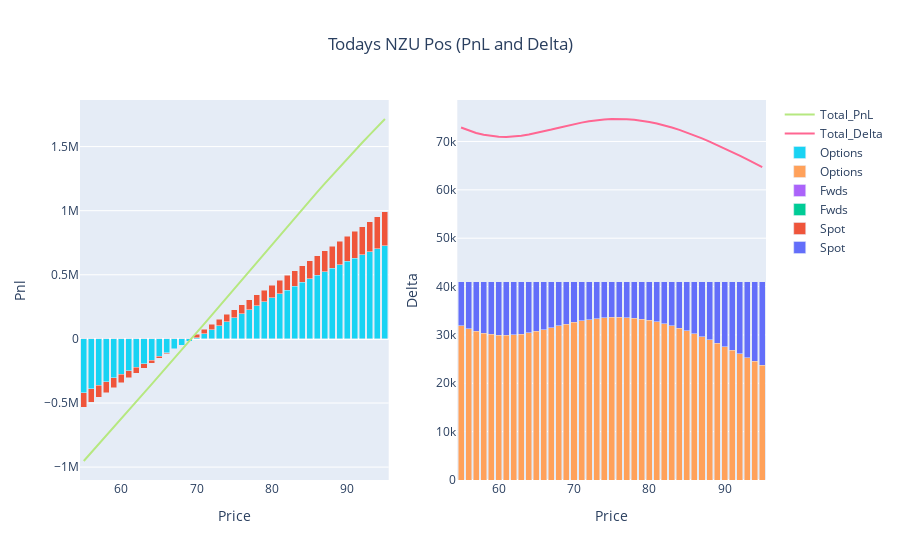

The notebook cell saved with this chart:
### Markdown cell above
# Today's Position

### Code cell
## USE THIS STYLE OF GRAPHING FOR TODAY DATE ENTRY ##
position_functions = Position_Reporting(positions, 'NZU', current_date)
pnl, delta, theta, vega, value = position_functions.combine_frame()

fig_d = go.Figure()

fig_d.add_trace(go.Bar(x=delta.Price, y=delta.Spot, name='Spot', base=0))
fig_d.add_trace(go.Bar(x=delta.Price, y=delta.Fwds, name='Fwds', base=0))
fig_d.add_trace(go.Bar(x=delta.Price, y=delta.Options, name='Options', base=0))
fig_d.add_trace(go.Scatter(x=delta.Price, y=delta.Total_Delta, mode='lines', name='Total_Delta'))

#fig_d.update_layout(title='ACCU Delta Today', xaxis_title='Price', yaxis_title='Delta', barmode='stack')
#fig_d.show()

#~~~~~~~~~~~~~~~~~~~~~~~~~~~~~~~~~
fig_p = go.Figure()

fig_p.add_trace(go.Bar(x=pnl.Price, y=pnl.Spot, name='Spot', base=0))
fig_p.add_trace(go.Bar(x=pnl.Price, y=pnl.Fwds, name='Fwds', base=0))
fig_p.add_trace(go.Bar(x=pnl.Price, y=pnl.Options, name='Options', base=0))
fig_p.add_trace(go.Scatter(x=pnl.Price, y=pnl.Total_Pnl, mode='lines', name='Total_PnL'))

#fig_p.update_layout(title='ACCU PnL Today', xaxis_title='Price', yaxis_title='pnl', barmode='stack')
#fig_p.show()


#~~~~~~~~~~~~~~~~~~~~~~~~~~~~~~~
fig = make_subplots(rows=1, cols=2)
for i in range(0,len(fig_d.data)):
    fig.add_trace(fig_d.data[i], row=1, col=2)
    fig.add_trace(fig_p.data[i], row=1, col=1)
    
fig.update_layout(title={'text': 'Todays NZU Pos (PnL and Delta)','x': 0.5,'xanchor': 'center'}, barmode='stack')

fig.update_xaxes(title_text="Price", row=1, col=1)
fig.update_yaxes(title_text="Pnl", row=1, col=1)
fig.update_xaxes(title_text="Price", row=1, col=2)
fig.update_yaxes(title_text="Delta", row=1, col=2)    
fig.show()

### Figure 1 — Plotly figure (JSON) as saved in the notebook; plotly's stock layout.template omitted (floating-point values rounded to 4 significant figures)
{"data": [{"base": 0, "name": "Spot", "type": "bar", "x": [55, 56, 57, 58, 59, 60, 61, 62, 63, 64, 65, 66, 67, 68, 69, 70, 71, 72, 73, 74, 75, 76, 77, 78, 79, 80, 81, 82, 83, 84, 85, 86, 87, 88, 89, 90, 91, 92, 93, 94, 95], "xaxis": "x2", "y": [41000, 41000, 41000, 41000, 41000, 41000, 41000, 41000, 41000, 41000, 41000, 41000, 41000, 41000, 41000, 41000, 41000, 41000, 41000, 41000, 41000, 41000, 41000, 41000, 41000, 41000, 41000, 41000, 41000, 41000, 41000, 41000, 41000, 41000, 41000, 41000, 41000, 41000, 41000, 41000, 41000], "yaxis": "y2"}, {"base": 0, "name": "Spot", "type": "bar", "x": [55, 56, 57, 58, 59, 60, 61, 62, 63, 64, 65, 66, 67, 68, 69, 70, 71, 72, 73, 74, 75, 76, 77, 78, 79, 80, 81, 82, 83, 84, 85, 86, 87, 88, 89, 90, 91, 92, 93, 94, 95], "xaxis": "x", "y": [-533300.0, -495200.0, -457100.0, -419000.0, -380931, -342800.0, -304700.0, -266700.0, -228600.0, -190500.0, -152400.0, -114300.0, -76190.0, -38090.0, 0, 38090.0, 76190.0, 114300.0, 152400.0, 190500.0, 228600.0, 266700.0, 304700.0, 342800.0, 380931, 419000.0, 457100.0, 495200.0, 533300.0, 571400.0, 609500.0, 647600.0, 685700.0, 723800.0, 761862, 800000.0, 838000.0, 876100.0, 914200.0, 952300.0, 990400.0], "yaxis": "y"}, {"base": 0, "name": "Fwds", "type": "bar", "x": [55, 56, 57, 58, 59, 60, 61, 62, 63, 64, 65, 66, 67, 68, 69, 70, 71, 72, 73, 74, 75, 76, 77, 78, 79, 80, 81, 82, 83, 84, 85, 86, 87, 88, 89, 90, 91, 92, 93, 94, 95], "xaxis": "x2", "y": [0, 0, 0, 0, 0, 0, 0, 0, 0, 0, 0, 0, 0, 0, 0, 0, 0, 0, 0, 0, 0, 0, 0, 0, 0, 0, 0, 0, 0, 0, 0, 0, 0, 0, 0, 0, 0, 0, 0, 0, 0], "yaxis": "y2"}, {"base": 0, "name": "Fwds", "type": "bar", "x": [55, 56, 57, 58, 59, 60, 61, 62, 63, 64, 65, 66, 67, 68, 69, 70, 71, 72, 73, 74, 75, 76, 77, 78, 79, 80, 81, 82, 83, 84, 85, 86, 87, 88, 89, 90, 91, 92, 93, 94, 95], "xaxis": "x", "y": [0, 0, 0, 0, 0, 0, 0, 0, 0, 0, 0, 0, 0, 0, 0, 0, 0, 0, 0, 0, 0, 0, 0, 0, 0, 0, 0, 0, 0, 0, 0, 0, 0, 0, 0, 0, 0, 0, 0, 0, 0], "yaxis": "y"}, {"base": 0, "name": "Options", "type": "bar", "x": [55, 56, 57, 58, 59, 60, 61, 62, 63, 64, 65, 66, 67, 68, 69, 70, 71, 72, 73, 74, 75, 76, 77, 78, 79, 80, 81, 82, 83, 84, 85, 86, 87, 88, 89, 90, 91, 92, 93, 94, 95], "xaxis": "x2", "y": [31890.0, 31270.0, 30760.0, 30380.0, 30110.0, 29970.0, 29940.0, 30020.0, 30190.0, 30430.0, 30740.0, 31090.0, 31470.0, 31850.0, 32230.0, 32580.0, 32900.0, 33170.0, 33380.0, 33540.0, 33630.0, 33650.0, 33600.0, 33480.0, 33290.0, 33030.0, 32710.0, 32320.0, 31880.0, 31390.0, 30850.0, 30270.0, 29640.0, 28980.0, 28290.0, 27570.0, 26830.0, 26070.0, 25290.0, 24510.0, 23710.0], "yaxis": "y2"}, {"base": 0, "name": "Options", "type": "bar", "x": [55, 56, 57, 58, 59, 60, 61, 62, 63, 64, 65, 66, 67, 68, 69, 70, 71, 72, 73, 74, 75, 76, 77, 78, 79, 80, 81, 82, 83, 84, 85, 86, 87, 88, 89, 90, 91, 92, 93, 94, 95], "xaxis": "x", "y": [-419200.0, -389800.0, -361000.0, -332600.0, -304500.0, -276600.0, -248800.0, -221000.0, -193000.0, -164900.0, -136400.0, -107700.0, -78660.0, -49250.0, -19480.0, 10620.0, 41040.0, 71740.0, 102700.0, 133800.0, 165000.0, 196200.0, 227500.0, 258600.0, 289600.0, 320500.0, 351000.0, 381200.0, 411000.0, 440400.0, 469400.0, 497800.0, 525600.0, 552800.0, 579400.0, 605400.0, 630700.0, 655200.0, 679100.0, 702200.0, 724600.0], "yaxis": "y"}, {"mode": "lines", "name": "Total_Delta", "type": "scatter", "x": [55, 56, 57, 58, 59, 60, 61, 62, 63, 64, 65, 66, 67, 68, 69, 70, 71, 72, 73, 74, 75, 76, 77, 78, 79, 80, 81, 82, 83, 84, 85, 86, 87, 88, 89, 90, 91, 92, 93, 94, 95], "xaxis": "x2", "y": [72890.0, 72270.0, 71760.0, 71380.0, 71110.0, 70970.0, 70940.0, 71020.0, 71190.0, 71430.0, 71740.0, 72090.0, 72470.0, 72850.0, 73230.0, 73580.0, 73900.0, 74170.0, 74380.0, 74540.0, 74630.0, 74650.0, 74600.0, 74480.0, 74290.0, 74030.0, 73710.0, 73320.0, 72880.0, 72390.0, 71850.0, 71270.0, 70640.0, 69980.0, 69290.0, 68570.0, 67830.0, 67070.0, 66290.0, 65510.0, 64710.0], "yaxis": "y2"}, {"mode": "lines", "name": "Total_PnL", "type": "scatter", "x": [55, 56, 57, 58, 59, 60, 61, 62, 63, 64, 65, 66, 67, 68, 69, 70, 71, 72, 73, 74, 75, 76, 77, 78, 79, 80, 81, 82, 83, 84, 85, 86, 87, 88, 89, 90, 91, 92, 93, 94, 95], "xaxis": "x", "y": [-952500.0, -885000.0, -818100.0, -751700.0, -685500.0, -619500.0, -553600.0, -487600.0, -421600.0, -355300.0, -288800.0, -222000.0, -154800.0, -87340.0, -19480.0, 48720.0, 117200.0, 186000.0, 255000.0, 324200.0, 393500.0, 462900.0, 532200.0, 601500.0, 670600.0, 739500.0, 808100.0, 876400.0, 944300.0, 1012000.0, 1079000.0, 1145000.0, 1211000.0, 1277000.0, 1341000.0, 1405000.0, 1469000.0, 1531000.0, 1593000.0, 1655000.0, 1715000.0], "yaxis": "y"}], "layout": {"barmode": "stack", "title": {"text": "Todays NZU Pos (PnL and Delta)", "x": 0.5, "xanchor": "center"}, "xaxis": {"anchor": "y", "domain": [0, 0.45], "title": {"text": "Price"}}, "xaxis2": {"anchor": "y2", "domain": [0.55, 1], "title": {"text": "Price"}}, "yaxis": {"anchor": "x", "domain": [0, 1], "title": {"text": "Pnl"}}, "yaxis2": {"anchor": "x2", "domain": [0, 1], "title": {"text": "Delta"}}}}
